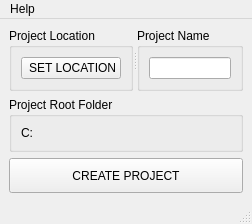
<?xml version="1.0" encoding="UTF-8"?>
<ui version="4.0">
 <class>CreateProject</class>
 <widget class="QMainWindow" name="CreateProject">
  <property name="geometry">
   <rect>
    <x>0</x>
    <y>0</y>
    <width>252</width>
    <height>208</height>
   </rect>
  </property>
  <property name="windowTitle">
   <string>Create Project</string>
  </property>
  <widget class="QWidget" name="centralwidget">
   <layout class="QVBoxLayout" name="verticalLayout">
    <item>
     <widget class="QSplitter" name="splitter">
      <property name="orientation">
       <enum>Qt::Horizontal</enum>
      </property>
      <widget class="QGroupBox" name="groupBox_2">
       <property name="title">
        <string>Project Location</string>
       </property>
       <layout class="QVBoxLayout" name="verticalLayout_2">
        <item>
         <widget class="QPushButton" name="btn_setFolder">
          <property name="minimumSize">
           <size>
            <width>100</width>
            <height>0</height>
           </size>
          </property>
          <property name="text">
           <string> SET LOCATION</string>
          </property>
         </widget>
        </item>
       </layout>
      </widget>
      <widget class="QGroupBox" name="groupBox">
       <property name="title">
        <string>Project Name</string>
       </property>
       <layout class="QVBoxLayout" name="verticalLayout_3">
        <item>
         <widget class="QLineEdit" name="lin_name">
          <property name="alignment">
           <set>Qt::AlignCenter</set>
          </property>
         </widget>
        </item>
       </layout>
      </widget>
     </widget>
    </item>
    <item>
     <widget class="QGroupBox" name="groupBox_3">
      <property name="title">
       <string>Project Root Folder</string>
      </property>
      <layout class="QVBoxLayout" name="verticalLayout_4">
       <item>
        <widget class="QLabel" name="lab_path">
         <property name="text">
          <string>C:</string>
         </property>
        </widget>
       </item>
      </layout>
     </widget>
    </item>
    <item>
     <widget class="QPushButton" name="btn_create">
      <property name="minimumSize">
       <size>
        <width>0</width>
        <height>35</height>
       </size>
      </property>
      <property name="text">
       <string>CREATE PROJECT</string>
      </property>
     </widget>
    </item>
   </layout>
  </widget>
  <widget class="QMenuBar" name="menubar">
   <property name="geometry">
    <rect>
     <x>0</x>
     <y>0</y>
     <width>252</width>
     <height>21</height>
    </rect>
   </property>
   <widget class="QMenu" name="menuHelp">
    <property name="title">
     <string>Help</string>
    </property>
    <addaction name="act_docs"/>
    <addaction name="act_help"/>
   </widget>
   <addaction name="menuHelp"/>
  </widget>
  <widget class="QStatusBar" name="statusbar"/>
  <action name="act_docs">
   <property name="text">
    <string>Documentation</string>
   </property>
  </action>
  <action name="act_help">
   <property name="text">
    <string>Create Project help</string>
   </property>
  </action>
 </widget>
 <resources/>
 <connections/>
</ui>
